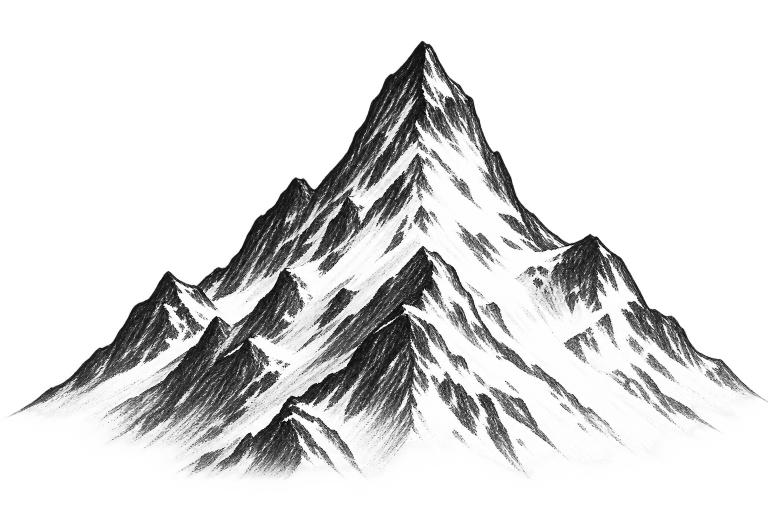
#> input picture assets/timeline/step1.png, 1536 x 1024 px, found by its file name (shown at 1/2 size); its folder holds 4 pictures in this run
$ python matte_timeline.py
#> lines starting #> are read from the running program, lines starting #| are printed output that depends on the picture
"""
Prep pass for the timeline step art: just a straight resize to web
resolution, no cropping or masking — the artwork is used exactly as
drawn, at its native 3:2 frame. Each source PNG renders on its own
black canvas; the component that places these sits each one on a
matching near-black card so the PNG's black field disappears into the
card background with no visible seam.
"""
from pathlib import Path

from PIL import Image

SRC_DIR = Path("/Users/prateekdwivedi__/Development/megacloudworks/TEST/assets/timeline")
OUT_DIR = Path("/Users/prateekdwivedi__/Development/megacloudworks/TEST/public/timeline")
WIDTH = 900

if __name__ == "__main__":
    OUT_DIR.mkdir(parents=True, exist_ok=True)
    for name in ["step1", "step2", "step3", "step4"]:
        img = Image.open(SRC_DIR / f"{name}.png").convert("RGB")
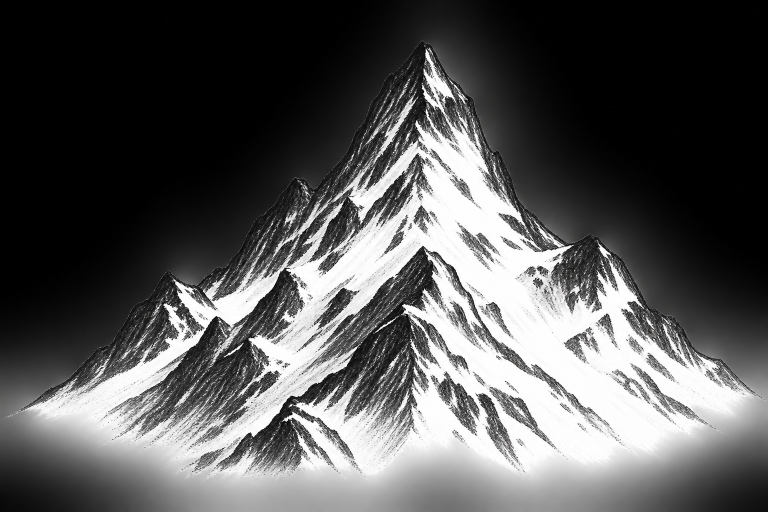
#> img: PIL image 1536x1024 RGB (shown at 1/2 size); mean R, G, B 87.6, 87.5, 87.5
        height = round(img.height * WIDTH / img.width)
#> height = 600
        resized = img.resize((WIDTH, height), Image.LANCZOS)
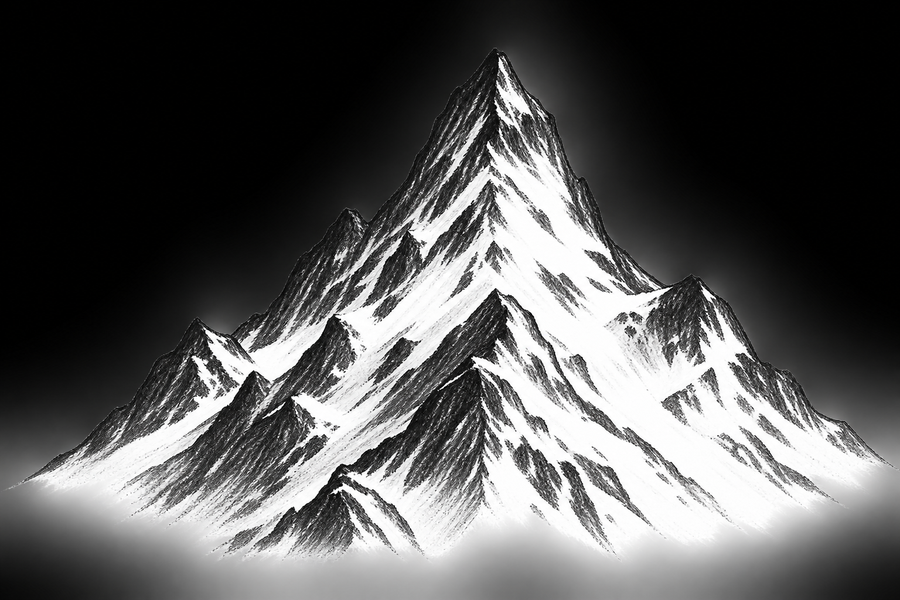
#> resized: PIL image 900x600 RGB; mean R, G, B 87.6, 87.5, 87.4
        out_path = OUT_DIR / f"{name}.webp"
        resized.save(out_path, "WEBP", quality=90)
#> (the run stopped early here; a loop or call above may not have finished)
